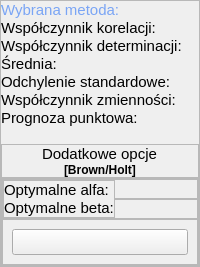
                     <widget class="QFrame" name="frame_10">
                      <property name="frameShape">
                       <enum>QFrame::StyledPanel</enum>
                      </property>
                      <property name="frameShadow">
                       <enum>QFrame::Raised</enum>
                      </property>
                      <layout class="QVBoxLayout" name="verticalLayout_13">
                       <property name="spacing">
                        <number>0</number>
                       </property>
                       <property name="leftMargin">
                        <number>0</number>
                       </property>
                       <property name="topMargin">
                        <number>0</number>
                       </property>
                       <property name="rightMargin">
                        <number>0</number>
                       </property>
                       <property name="bottomMargin">
                        <number>0</number>
                       </property>
                       <item>
                        <widget class="QLabel" name="chosen_method_label">
                         <property name="maximumSize">
                          <size>
                           <width>16777215</width>
                           <height>30</height>
                          </size>
                         </property>
                         <property name="font">
                          <font>
                           <pointsize>11</pointsize>
                          </font>
                         </property>
                         <property name="styleSheet">
                          <string notr="true">color: qlineargradient(spread:pad, x1:0, y1:0, x2:1, y2:0, stop:0 rgba(28, 138, 255, 255), stop:1 rgba(20, 100, 250, 137))</string>
                         </property>
                         <property name="text">
                          <string>Wybrana metoda: </string>
                         </property>
                        </widget>
                       </item>
                       <item>
                        <widget class="QLabel" name="corr_label">
                         <property name="maximumSize">
                          <size>
                           <width>16777215</width>
                           <height>30</height>
                          </size>
                         </property>
                         <property name="font">
                          <font>
                           <pointsize>11</pointsize>
                          </font>
                         </property>
                         <property name="styleSheet">
                          <string notr="true"/>
                         </property>
                         <property name="text">
                          <string>Współczynnik korelacji:</string>
                         </property>
                        </widget>
                       </item>
                       <item>
                        <widget class="QLabel" name="r_squared_label">
                         <property name="maximumSize">
                          <size>
                           <width>16777215</width>
                           <height>30</height>
                          </size>
                         </property>
                         <property name="font">
                          <font>
                           <pointsize>11</pointsize>
                          </font>
                         </property>
                         <property name="text">
                          <string>Współczynnik determinacji:</string>
                         </property>
                        </widget>
                       </item>
                       <item>
                        <widget class="QLabel" name="mean_label">
                         <property name="maximumSize">
                          <size>
                           <width>16777215</width>
                           <height>30</height>
                          </size>
                         </property>
                         <property name="font">
                          <font>
                           <pointsize>11</pointsize>
                          </font>
                         </property>
                         <property name="text">
                          <string>Średnia:</string>
                         </property>
                        </widget>
                       </item>
                       <item>
                        <widget class="QLabel" name="st_dev_label">
                         <property name="maximumSize">
                          <size>
                           <width>16777215</width>
                           <height>30</height>
                          </size>
                         </property>
                         <property name="font">
                          <font>
                           <pointsize>11</pointsize>
                          </font>
                         </property>
                         <property name="text">
                          <string>Odchylenie standardowe:</string>
                         </property>
                        </widget>
                       </item>
                       <item>
                        <widget class="QLabel" name="w_coef_label">
                         <property name="maximumSize">
                          <size>
                           <width>16777215</width>
                           <height>30</height>
                          </size>
                         </property>
                         <property name="font">
                          <font>
                           <pointsize>11</pointsize>
                          </font>
                         </property>
                         <property name="text">
                          <string>Współczynnik zmienności:</string>
                         </property>
                        </widget>
                       </item>
                       <item>
                        <widget class="QLabel" name="point_prognosis_label">
                         <property name="maximumSize">
                          <size>
                           <width>16777215</width>
                           <height>30</height>
                          </size>
                         </property>
                         <property name="font">
                          <font>
                           <pointsize>11</pointsize>
                          </font>
                         </property>
                         <property name="text">
                          <string>Prognoza punktowa:</string>
                         </property>
                        </widget>
                       </item>
                       <item>
                        <widget class="QLabel" name="label_21">
                         <property name="maximumSize">
                          <size>
                           <width>16777215</width>
                           <height>30</height>
                          </size>
                         </property>
                         <property name="font">
                          <font>
                           <pointsize>11</pointsize>
                          </font>
                         </property>
                         <property name="text">
                          <string/>
                         </property>
                        </widget>
                       </item>
                       <item>
                        <widget class="QFrame" name="frame_13">
                         <property name="maximumSize">
                          <size>
                           <width>16777215</width>
                           <height>60</height>
                          </size>
                         </property>
                         <property name="frameShape">
                          <enum>QFrame::StyledPanel</enum>
                         </property>
                         <property name="frameShadow">
                          <enum>QFrame::Raised</enum>
                         </property>
                         <layout class="QVBoxLayout" name="verticalLayout_10">
                          <property name="spacing">
                           <number>0</number>
                          </property>
                          <property name="leftMargin">
                           <number>0</number>
                          </property>
                          <property name="topMargin">
                           <number>0</number>
                          </property>
                          <property name="rightMargin">
                           <number>0</number>
                          </property>
                          <property name="bottomMargin">
                           <number>0</number>
                          </property>
                          <item alignment="Qt::AlignHCenter">
                           <widget class="QLabel" name="label_8">
                            <property name="font">
                             <font>
                              <pointsize>11</pointsize>
                             </font>
                            </property>
                            <property name="text">
                             <string>Dodatkowe opcje</string>
                            </property>
                           </widget>
                          </item>
                          <item alignment="Qt::AlignHCenter">
                           <widget class="QLabel" name="label_14">
                            <property name="font">
                             <font>
                              <weight>75</weight>
                              <italic>false</italic>
                              <bold>true</bold>
                              <underline>false</underline>
                              <strikeout>false</strikeout>
                             </font>
                            </property>
                            <property name="text">
                             <string>[Brown/Holt]</string>
                            </property>
                           </widget>
                          </item>
                         </layout>
                        </widget>
                       </item>
                       <item>
                        <widget class="QFrame" name="frame_14">
                         <property name="maximumSize">
                          <size>
                           <width>16777215</width>
                           <height>180</height>
                          </size>
                         </property>
                         <property name="frameShape">
                          <enum>QFrame::StyledPanel</enum>
                         </property>
                         <property name="frameShadow">
                          <enum>QFrame::Raised</enum>
                         </property>
                         <layout class="QVBoxLayout" name="verticalLayout_14">
                          <property name="spacing">
                           <number>0</number>
                          </property>
                          <property name="leftMargin">
                           <number>0</number>
                          </property>
                          <property name="topMargin">
                           <number>0</number>
                          </property>
                          <property name="rightMargin">
                           <number>0</number>
                          </property>
                          <property name="bottomMargin">
                           <number>0</number>
                          </property>
                          <item alignment="Qt::AlignVCenter">
                           <widget class="QFrame" name="frame_12">
                            <property name="frameShape">
                             <enum>QFrame::StyledPanel</enum>
                            </property>
                            <property name="frameShadow">
                             <enum>QFrame::Raised</enum>
                            </property>
                            <layout class="QHBoxLayout" name="horizontalLayout_17">
                             <property name="spacing">
                              <number>0</number>
                             </property>
                             <property name="leftMargin">
                              <number>0</number>
                             </property>
                             <property name="topMargin">
                              <number>0</number>
                             </property>
                             <property name="rightMargin">
                              <number>0</number>
                             </property>
                             <property name="bottomMargin">
                              <number>0</number>
                             </property>
                             <item>
                              <widget class="QFrame" name="frame_17">
                               <property name="frameShape">
                                <enum>QFrame::StyledPanel</enum>
                               </property>
                               <property name="frameShadow">
                                <enum>QFrame::Raised</enum>
                               </property>
                               <layout class="QVBoxLayout" name="verticalLayout_16">
                                <property name="spacing">
                                 <number>0</number>
                                </property>
                                <property name="leftMargin">
                                 <number>0</number>
                                </property>
                                <property name="topMargin">
                                 <number>0</number>
                                </property>
                                <property name="rightMargin">
                                 <number>0</number>
                                </property>
                                <property name="bottomMargin">
                                 <number>0</number>
                                </property>
                                <item>
                                 <widget class="QLabel" name="optimum_alpha_label">
                                  <property name="font">
                                   <font>
                                    <pointsize>11</pointsize>
                                   </font>
                                  </property>
                                  <property name="text">
                                   <string>Optymalne alfa:</string>
                                  </property>
                                 </widget>
                                </item>
                                <item>
                                 <widget class="QLabel" name="optimum_beta_label">
                                  <property name="font">
                                   <font>
                                    <pointsize>11</pointsize>
                                   </font>
                                  </property>
                                  <property name="text">
                                   <string>Optymalne beta:</string>
                                  </property>
                                 </widget>
                                </item>
                               </layout>
                              </widget>
                             </item>
                             <item alignment="Qt::AlignVCenter">
                              <widget class="QFrame" name="frame_16">
                               <property name="maximumSize">
                                <size>
                                 <width>85</width>
                                 <height>16777215</height>
                                </size>
                               </property>
                               <property name="font">
                                <font>
                                 <pointsize>11</pointsize>
                                </font>
                               </property>
                               <property name="styleSheet">
                                <string notr="true">color: qlineargradient(spread:pad, x1:1, y1:1, x2:0, y2:0, stop:0 rgba(81, 167, 179, 255), stop:0.159204 rgba(29, 101, 119, 255), stop:0.298507 rgba(61, 129, 150, 255), stop:0.412935 rgba(27, 161, 149, 255), stop:0.532338 rgba(85, 184, 146, 255), stop:0.666667 rgba(65, 150, 162, 255), stop:0.800995 rgba(71, 133, 185, 255), stop:0.965174 rgba(50, 96, 128, 255));</string>
                               </property>
                               <property name="frameShape">
                                <enum>QFrame::StyledPanel</enum>
                               </property>
                               <property name="frameShadow">
                                <enum>QFrame::Raised</enum>
                               </property>
                               <layout class="QVBoxLayout" name="verticalLayout_15">
                                <property name="spacing">
                                 <number>0</number>
                                </property>
                                <property name="leftMargin">
                                 <number>0</number>
                                </property>
                                <property name="topMargin">
                                 <number>0</number>
                                </property>
                                <property name="rightMargin">
                                 <number>0</number>
                                </property>
                                <property name="bottomMargin">
                                 <number>0</number>
                                </property>
                               </layout>
                              </widget>
                             </item>
                            </layout>
                           </widget>
                          </item>
                          <item alignment="Qt::AlignVCenter">
                           <widget class="QFrame" name="frame_15">
                            <property name="styleSheet">
                             <string notr="true"/>
                            </property>
                            <property name="frameShape">
                             <enum>QFrame::StyledPanel</enum>
                            </property>
                            <property name="frameShadow">
                             <enum>QFrame::Raised</enum>
                            </property>
                            <layout class="QVBoxLayout" name="verticalLayout_17">
                             <item>
                              <widget class="QPushButton" name="refresh_stats_button">
                               <property name="font">
                                <font>
                                 <pointsize>11</pointsize>
                                </font>
                               </property>
                               <property name="text">
                                <string/>
                               </property>
                              </widget>
                             </item>
                            </layout>
                           </widget>
                          </item>
                         </layout>
                        </widget>
                       </item>
                      </layout>
                     </widget>
